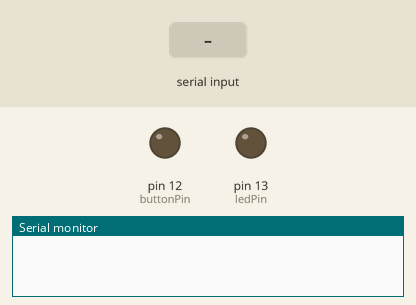
Recording of a sketch running on a simulated Arduino Uno, built with avr-gcc and run on an emulated ATmega328P. Shown: output pins drawn as LEDs (lit = HIGH), the last lines printed to the serial monitor. Inputs (shaded band) come from the test bench.

Above: at 1.2 s.
1.3 s: "p" received over Serial
At 1.9 s:
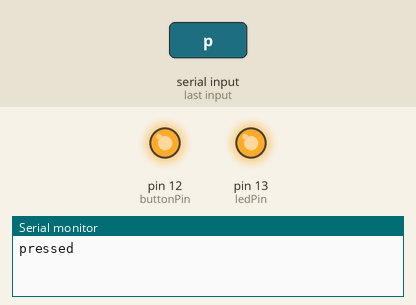
2.8 s: "u" received over Serial
At 3.1 s:
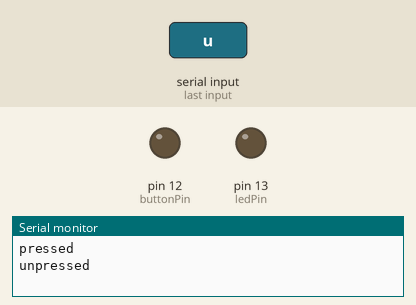
Timing chart, 0 to 5.8 s (numbered marks = the images above; inputs shaded):
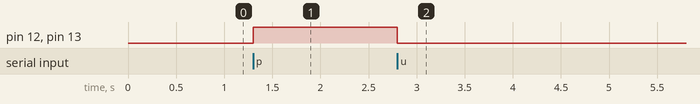

Measured:
- after the input at 1.3 s, pin 12 (buttonPin), pin 13 (ledPin): LOW → HIGH at once
- after the input at 2.8 s, pin 12 (buttonPin), pin 13 (ledPin): HIGH → LOW at once

The sketch:

sketch.ino
```cpp
int ledPin = 13;                 // LED connected to digital pin 13
int buttonPin = 12;                 // Button connected to digital pin 12
char incomingByte = 0;
int buttonPressed = false;
void setup()
{
  Serial.begin(9600);
  pinMode(ledPin, OUTPUT);      // sets the digital pin as output
  pinMode(buttonPin, OUTPUT);      // sets the digital pin as output
}

void loop()
{
if(Serial.available()>0)
  {
    incomingByte = Serial.read();
    if(incomingByte == 'p')
    {
      digitalWrite(ledPin, HIGH);   // sets the LED on
      digitalWrite(buttonPin, HIGH);   // sets the LED on
      Serial.println("pressed");
      delay(1000);                  // waits for a second

    }
    else if(incomingByte == 'u')
    {
      Serial.println("unpressed");
      digitalWrite(ledPin, LOW);    // sets the LED off
      digitalWrite(buttonPin, LOW);    // sets the LED off
      delay(1000);                  // waits for a second
    }
}
}
```
